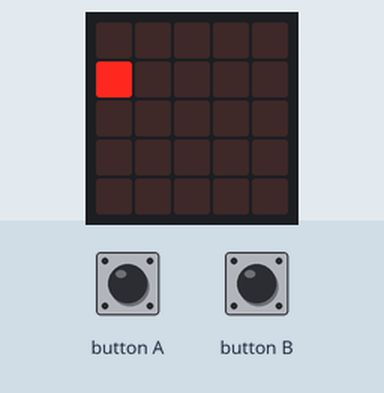
Simulated run of this program. Board: BBC micro:bit (MakeCode). Parts: the board's 5×5 LED display. The inputs (shaded band) are chosen by the test bench.

Above: at 1.6 s.
1.7 s: button A pressed for 0.15 s
At 2.3 s:
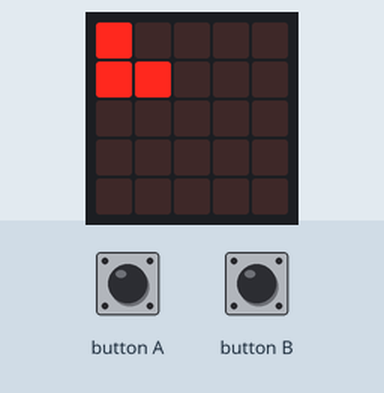
2.4 s: button A pressed for 0.15 s
At 3.7 s:
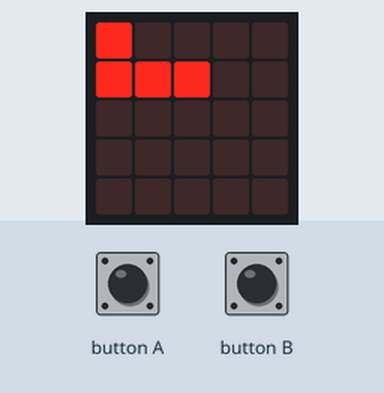
5.5 s: button A pressed for 0.15 s
At 6.9 s:
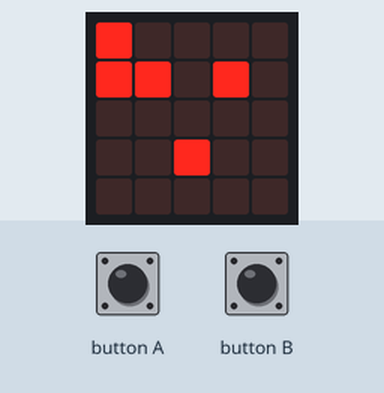
8.6 s: button A pressed for 0.15 s
At 9.9 s:
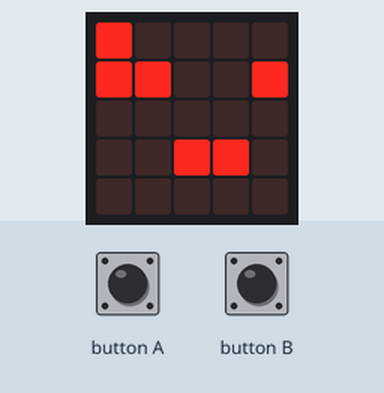
Timing chart, 0 to 11.6 s (numbered marks = the images above; inputs shaded):
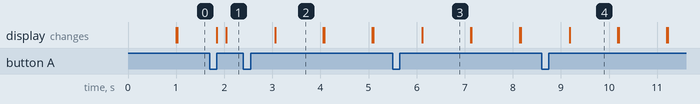

Measured:
- after the input at 1.7 s, the display: first changes after 0.15 s (image 1 shows a later state)
- after the input at 2.4 s, the display: changes after 0.66 s (image 2)
- after the input at 5.5 s, the display: changes after 0.62 s (image 3)
- after the input at 8.6 s, the display: changes after 0.58 s (image 4)
- what the display in image 2 shows lasts 1.0 s, from 3.1 s to 4.1 s

The program:

main.ts
```typescript
let posX = 0
let posY = 0
input.onButtonPressed(Button.A, function () {
    posX += 1
    led.unplot(posX, posY)
    posY = Math.min(4, 0)
    led.plot(0, posY)
})
input.onButtonPressed(Button.B, function () {

})
basic.forever(function () {
    led.plot(posX, posY)
    basic.pause(1000)
    led.unplot(posX, posY)
    posY += 1
    if (posY == 4) {
        while (posY != 0) {
            led.plot(posX, posY)
            basic.pause(1000)
            led.unplot(posX, posY)
            posY += -1
        }
    }
})
```

test.ts
```typescript
// les tests vont ici ; cela ne sera pas compilé si ce paquet est utilisé en tant qu'extension.
```
